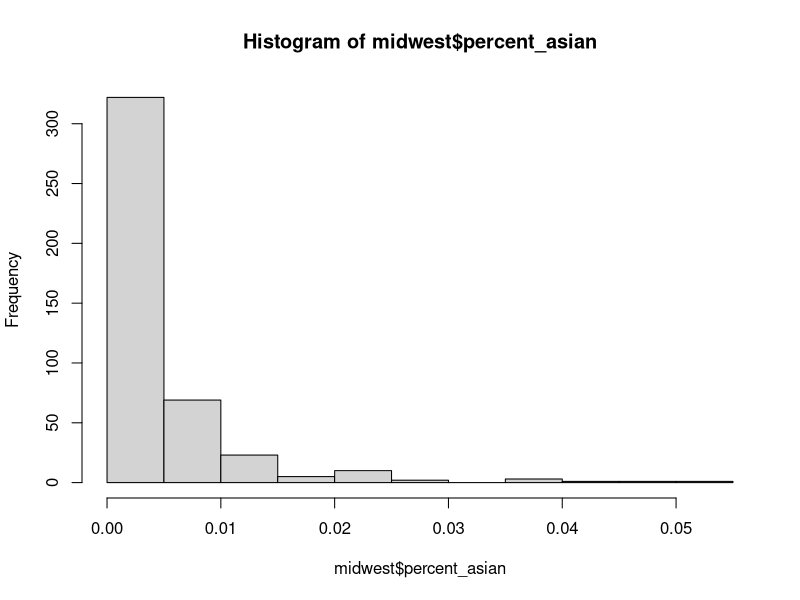
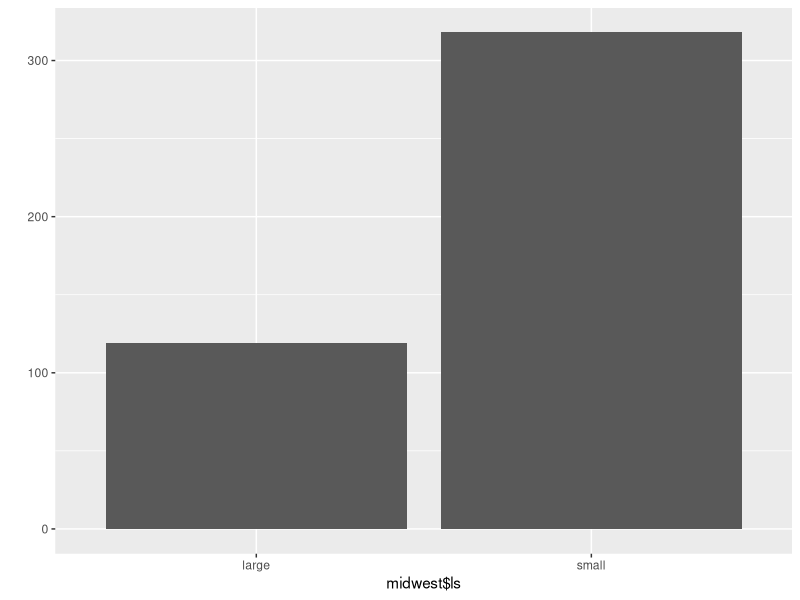

The R script that drew these images, in order:
library(ggplot2)

#문제1
midwest<-as.data.frame(ggplot2::midwest)
str(midwest)
summary(midwest)
head(midwest)
tail(midwest)
View(midwest)
#문제2
library(dplyr)
midwest <- rename(midwest, total = poptotal,
                  asian=popasian)

#문제3
midwest$percent_asian <- midwest$asian/midwest$total 
hist(midwest$percent_asian)

#문제4
avg_asian <- mean(midwest$percent_asian)
midwest$ls <- ifelse(midwest$percent_asian > avg_asian, "large","small")

#문제5
table(midwest$ls)
qplot(midwest$ls)
